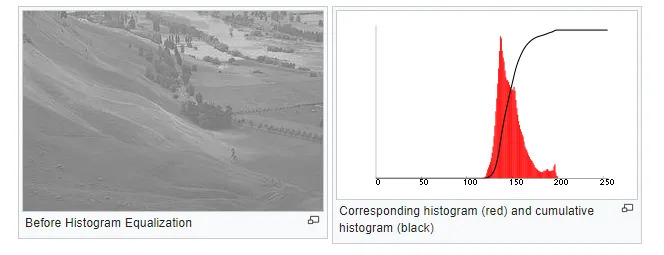
#> input picture OPEN_CV/hp.jpeg, 664 x 255 px
$ python 'ex41(HISTOGRAM_EQUILIZER).py'
#> lines starting #> are read from the running program, lines starting #| are printed output that depends on the picture
import cv2
import numpy as np
import matplotlib.pyplot as plt

img =cv2.imread("hp.jpeg")#read the image
#> img is the input picture: shape (255, 664, 3); mean B, G, R 208.5, 208.5, 211.9
img=cv2.cvtColor(img,cv2.COLOR_BGR2GRAY)#convert the image to grayscale
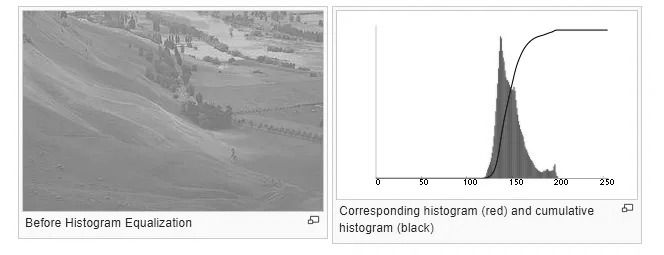
#> img: shape (255, 664); min 0, max 255, mean 209.5
crop=img[9:212,19:321]#crop the image
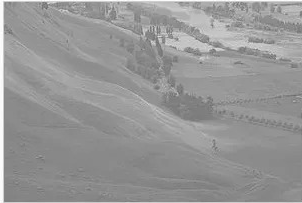
#> crop: shape (203, 302); min 98, max 255, mean 150.4

# Histogram of the image
h=cv2.calcHist([crop],[0],None,[256],[0,256])
#> h = 256 values, max 2824 at index 139, min 0 at index 0, mean 239.5

# equalize the histogram
eq=cv2.equalizeHist(crop)
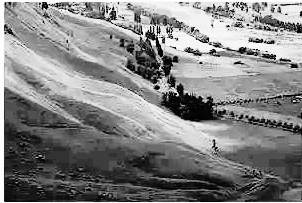
#> eq: shape (203, 302); min 0, max 255, mean 130.4
q=cv2.calcHist([eq],[0],None,[256],[0,256])
#> q = 256 values, max 2824 at index 80, min 0 at index 7, mean 239.5


plt.subplot(2,1,1)
plt.title("Histogram_equilaizer of the image",color="blue")
plt.plot(q)


plt.subplot(2,1,2)
plt.title("Normal histogram of image",color="red")
plt.plot(h)
plt.show()
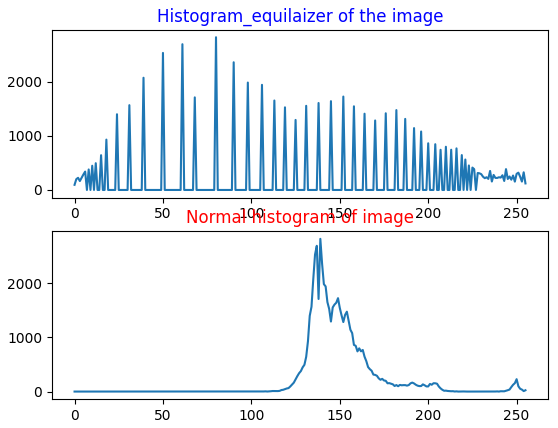
#> figure drawn by matplotlib, 2 panels; panel 1: curve peaks at x = 80, y = 2824; panel 2: curve peaks at x = 139, y = 2824


hs=cv2.resize(np.hstack((crop,eq)),(1300,800))
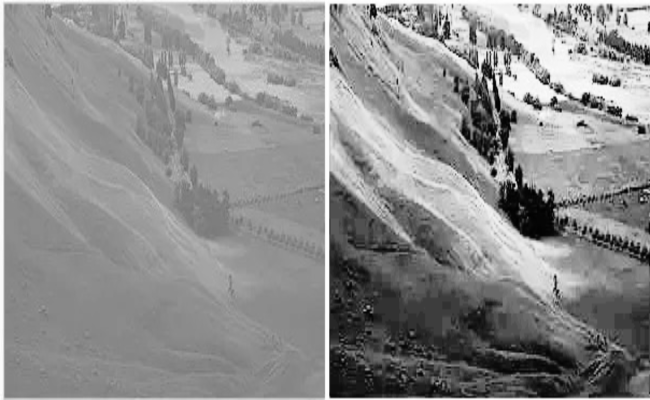
#> hs: shape (800, 1300) (shown at 1/2 size); min 0, max 255, mean 140.3

cv2.imshow("histrogram equlizer",hs)
cv2.waitKey(0)
cv2.destroyAllWindows()
